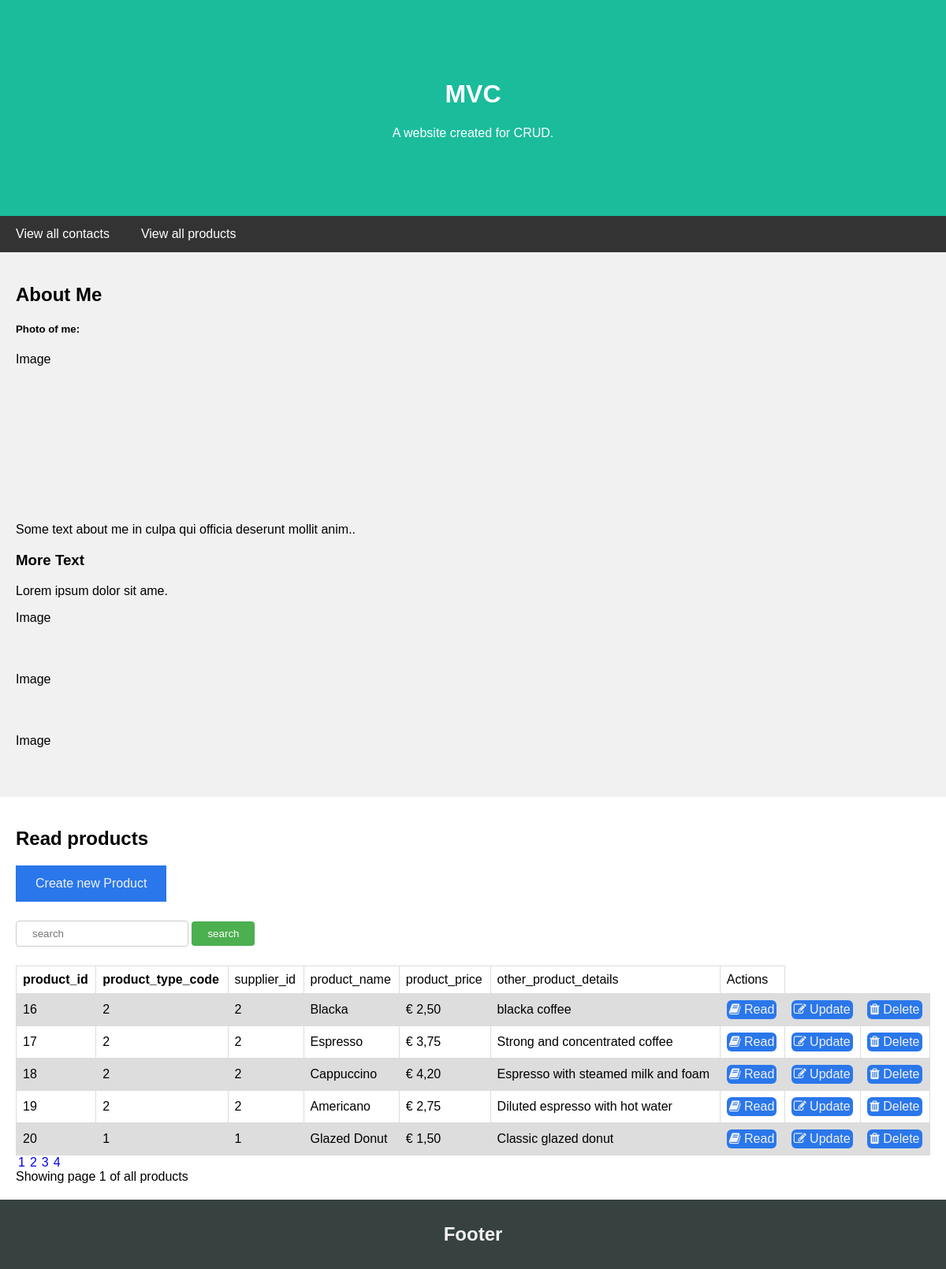
The page / on the database its author committed.
### tables this page shows
CREATE TABLE `products` (
  `product_id` int(11) NOT NULL,
  `product_type_code` int(16) NOT NULL,
  `supplier_id` int(16) NOT NULL,
  `product_name` varchar(55) NOT NULL,
  `product_price` decimal(4,2) NOT NULL,
  `other_product_details` varchar(55) NOT NULL
);

### index.php (called while the page is built)
<?php
require_once 'controller/MainController.php';
$controller = new MainController();
$controller->handleRequest();

### model/ProductsLogic.php (called while the page is built, shortened)
<?php
require_once 'model/DataHandler.php';
class ProductsLogic
    {
    public function __construct()
    {
        $this->DataHandler = new DataHandler("localhost", "mysql", "user_db", "root", "");
    }
    public function readAllProducts($p = 1) {
        try {
            $item_per_page = 5;
            $position = (($p -1) * $item_per_page);
            $sql = "SELECT * FROM `products` LIMIT  $position, $item_per_page";
            $result = $this->DataHandler->readsData($sql);
            $pages = $this->DataHandler->readsData('SELECT COUNT(*) FROM products');
            $pages = $pages->fetch(PDO::FETCH_NUM);
            return array($result, $pages);
        } catch (Exception $e) {
            throw $e;
        }
    }
}
?>

### model/DataHandler.php (called while the page is built, shortened)
<?php
class DataHandler{
	public function __construct($host, $dbdriver, $dbname, $username, $password)
	{
		$this->host = $host;
		$this->dbdriver = $dbdriver;
		$this->dbname = $dbname;
		$this->username = $username;
		$this->password = $password;
		try {
			$this->dbh = new PDO("$this->dbdriver:host=$this->host;dbname=$this->dbname", $this->username, $this->password);
			$this->dbh->setAttribute(PDO::ATTR_ERRMODE, PDO::ERRMODE_EXCEPTION);
			return true;
		} catch (PDOException $e) {
			echo "Connection with ".$this->dbdriver." failed: ".$e->getMessage();
		}
	}
	public function readsData($sql){
		return $this->dbh->query($sql,PDO::FETCH_ASSOC);
	}
}
?>

### model/Output.php (the view, shortened to what this page needs)
<?php
class Output {
    public function createTable($result, $act, $id_colum_name = "id",) {
        $tableheader = false;
        $html = "<div style='overflow-x: auto'>";
        $html .= "<table>";
        while ($row = $result->fetch(PDO::FETCH_ASSOC)) {
            if ($tableheader == false) {
                $html .= "<tr>";
                foreach ($row as $key => $value) {
                    $html .= "<th>{$key}</th>";
                }
                $html .= "<th class='action-th'>Actions</th>";
                $html .= "</tr>";
                $tableheader = true;
            }
            $html .= "<tr>";
            foreach ($row as $key => $value) {
                if ($key == 'product_price') {
                    $str_replace = str_replace('.', ',', $value);
                    $html .= "<td data-title='($key)'>€ {$str_replace}</td>";
                }else {
                    $html .= "<td data-title='($key)'>{$value}</td>";
                }
            }
            $id = isset($row[$id_colum_name]) ? $row[$id_colum_name] : '';
            $html .= "<td class='act-btn'><a href= ?act=" . $act . "&op=read&id=" . $id . "><i class='fa fa-book'></i> Read</a></td>";
            $html .= "<td class='act-btn'><a href= ?act=" . $act . "&op=update&id=" . $id . "><i class='fa fa-edit'></i> Update</a></td>";
            $html .= "<td class='act-btn'><a href= ?act=" . $act . "&op=delete&id=" . $id ."><i class='fa fa-trash'></i> Delete</a></td>";
            $html .= "</tr>";
        }
        $html .= "</table> </div>";
        return $html;
    }
    function createButtons($pages, $act){
        $pages = 5;
        $html = "";
        for ($i = 1; $i < $pages; $i++){
            $html .= "<div class='page-btns'><a href= ?act=" . $act . "&op=reads&page=" . $i . ">{$i}</a></div>";
        }
        return $html;
    }
}

### controller/MainController.php (shortened to what this page needs)
<?php
require_once 'ProductsController.php';
class MainController {
    function __construct()
    {
        $this->ProductsController = new ProductsController();
    }
    public function handleRequest() {
        try {
            $act = isset($_REQUEST['act']) ? $_REQUEST['act'] : '';
            switch ($act) {
                default:
                    $this->ProductsController->handleRequest();
                    break;
                }
            }catch (Exception $e) {
                throw $e;
            }
        }
}

### controller/ProductsController.php (shortened to what this page needs)
<?php
require_once 'model/ProductsLogic.php';
require_once 'model/Output.php';
class ProductsController
{
    public function __construct()
    {
        $this->ProductsLogic = new ProductsLogic();
        $this->Output = new Output();
    }
    public function handleRequest()
    {
        try {
            $op = isset($_REQUEST['op']) ? $_REQUEST['op'] : '';
            switch ($op) {
                default:
                    $this->CollectReadPagedproducts(1);
                    break;
            }
        } catch (Exception $e) {
            throw $e;
        }
    }
    public function CollectReadPagedProducts($p)
    {
        $res = $this->ProductsLogic->readAllProducts($p);
        $products = $this->Output->createTable($res[0], 'products', 'product_id');
        $pages = $res[1];
        $pagebuttons = $this->Output->createButtons($pages, 'products');
        $msg = "<div class='msg'>Showing page {$p} of all products</div>";
        include 'view/listProducts.php';
    }
}

### view/header.php (shortened to what this page needs)
<!DOCTYPE html>
<html lang="en">
<head>
    <link rel="stylesheet" href="https://cdnjs.cloudflare.com/ajax/libs/font-awesome/4.7.0/css/font-awesome.min.css">
    <link rel="stylesheet" href="css/style.css">
</head>
<body>
    <div class="header">
        <h1>MVC</h1>
        <p>A website created for CRUD.</p>
    </div>
    <div class="navbar">
        <a href="index.php?op">View all contacts</a>
        <a href="index.php?act=products">View all products</a>
    </div>

### view/listProducts.php
<?php require 'header.php'; ?>
<div class="row">
    <?php
    require 'sidebar.php';
    ?>
    <div class="main">
        <h2>Read products</h2>
        <div class='btn'><a href="?act=products&op=create">Create new Product</a></div>
        <form method="POST" action="index.php?act=products&op=search" class="search">
            <input type="text" placeholder="search" name="search" id="search">
            <input type="submit" name="submit" value="search">
        </form>
        <?= $products; ?>
        <?= $pagebuttons; ?>
        <?= isset($msg) ? "<div class='feedback-msg'>".$msg."</div>" :null; ?>
    </div>
</div>
<?php require 'footer.php' ?>

### view/sidebar.php
<div class="side">
    <h2>About Me</h2>
    <h5>Photo of me:</h5>
    <div class="fakeimg" style="height:200px;">Image</div>
    <p>Some text about me in culpa qui officia deserunt mollit anim..</p>
    <h3>More Text</h3>
    <p>Lorem ipsum dolor sit ame.</p>
    <div class="fakeimg" style="height:60px;">Image</div><br>
    <div class="fakeimg" style="height:60px;">Image</div><br>
    <div class="fakeimg" style="height:60px;">Image</div>
</div>

### view/footer.php
    <div class="footer">
        <h2>Footer</h2>
    </div>
</body>
</html>

### css/style.css (style rules this page uses)
* { box-sizing: border-box; }
body { font-family: Arial, Helvetica, sans-serif; margin: 0; }
.main { flex: 70%; background-color: white; padding: 20px; }
.header { padding: 80px; text-align: center; background: #1abc9c; color: white; }
.footer { background: #374240; padding: 10px; text-align: center; width: 100%; color: #f1f1f1; }
.navbar { overflow: hidden; background-color: #333; }
.navbar a { float: left; display: block; color: white; text-align: center; padding: 14px 20px; text-decoration: none; }
.row { display: flex; flex-wrap: wrap; }
.side { flex: 30%; background-color: #f1f1f1; padding: 20px; }
.btn { background-color: #2a77eb; color: white; padding: 14px 25px; margin-bottom: 1em; text-align: center; text-decoration: none; display: inline-block; }
.btn a { text-decoration: none; color: #f1f1f1; }
.search { padding-bottom: 1em; }
.search input[type=text] { padding: 8px 20px; margin: 8px 0; display: inline-block; border: 1px solid #ccc; border-radius: 4px; box-sizing: border-box; }
.search input[type=submit] { background-color: #4CAF50; color: white; padding: 8px 20px; margin: 8px 0; border: none; border-radius: 4px; cursor: pointer; }
table { font-family: arial, sans-serif; border-collapse: collapse; width: 100%; }
.page-btns { display: inline; }
.page-btns a { text-decoration: none; padding: 3px; }
.act-btn a:link, .act-btn a:visited { background-color: #2a77eb; border-radius: 6px; color: #f1f1f1; padding: 3px; text-align: center; text-decoration: none; display: inline-block; }
td, th { border: 1px solid #dddddd; text-align: left; padding: 8px; }
th:nth-child(3), th:nth-child(4), th:nth-child(5), th:nth-child(6), th:nth-child(7) { font-weight: 100; }
tr:nth-child(even) { background-color: #dddddd; }

### rows shown on the page
products: key "product_id", key "product_type_code", key "supplier_id", key "product_name", key "product_price", key "other_product_details", shows "Actions", product_id "16", product_type_code "2", supplier "2", product_name "Blacka", product_price "2,50", other_product_details "blacka coffee"
products: product_id "17", product_type_code "2", supplier "2", product_name "Espresso", product_price "3,75", other_product_details "Strong and concentrated coffee"
products: product_id "18", product_type_code "2", supplier "2", product_name "Cappuccino", product_price "4,20", other_product_details "Espresso with steamed milk and foam"
products: product_id "19", product_type_code "2", supplier "2", product_name "Americano", product_price "2,75", other_product_details "Diluted espresso with hot water"
products: product_id "20", product_type_code "1", supplier "1", product_name "Glazed Donut", product_price "1,50", other_product_details "Classic glazed donut"

### other values the page prints
$p "1"
